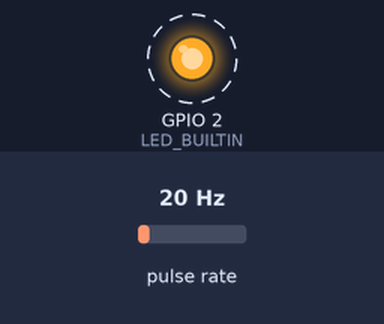
This sketch was run on a simulated ESP32. Parts: output pins drawn as LEDs (lit = HIGH). Wiring (inferred from the names in the program): pulse sensor: data GPIO 27. Dashed ring = blinking. The inputs (shaded band) are chosen by the test bench; at power-on: pulse rate 20 Hz. WiFi joins after 1.5 s; servers stay silent unless stated; random numbers use the default seed unless the sketch sets one; no MQTT or app messages arrive unless stated; what the sketch prints to the serial monitor is not drawn.

Above: at 2.0 s.
Timing chart, 0 to 6.1 s (numbered marks = the images above):
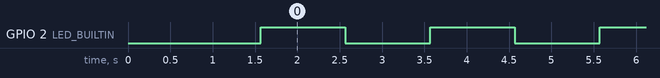

The sketch:

Out_MQTT_1.1.1.ino
```cpp
#include <WiFi.h>
#include <WiFiClientSecure.h>
#include <PubSubClient.h>

// -------------------- Pins --------------------
#define SENSOR      27
#define LED_BUILTIN  2

// -------------------- Wi-Fi Configuration --------------------
#define WIFI_SSID     "Dialog 4G 780"
#define WIFI_PASSWORD "40De7e62"

// -------------------- MQTT / HiveMQ Configuration --------------------
const char* mqtt_server   = "66791e6741b44aecb122ab7b59807177.s1.eu.hivemq.cloud";
const char* mqtt_username = "AquaSense";
const char* mqtt_password = "Aquasense@123@#";
const int   mqtt_port     = 8883;

// ==================== MQTT Topics ====================
// IMPORTANT: NETWORK_ID, ZONE_ID, DEVICE_ID must exactly match
// the inlet device. Both devices are part of the same monitoring node.
// =====================================================

#define NETWORK_ID  "home_01"
#define ZONE_ID     "bathroom_01"
#define DEVICE_ID   "pipe_01_outlet"

#define BASE        "aquasense/" NETWORK_ID "/" ZONE_ID "/" DEVICE_ID

// Outlet publishes to these topics
#define TOPIC_OUTLET_FLOW       BASE "/sensor/outlet/flow_rate"
#define TOPIC_OUTLET_TOTAL      BASE "/sensor/outlet/total_L"
#define TOPIC_OUTLET_HEARTBEAT  BASE "/sensor/outlet/heartbeat"

// -------------------- Root CA Certificate (ISRG Root X1) --------------------
static const char *root_ca PROGMEM = R"EOF(
-----BEGIN CERTIFICATE-----
MIIFazCCA1OgAwIBAgIRAIIQz7DSQONZRGPgu2OCiwAwDQYJKoZIhvcNAQELBQAw
TzELMAkGA1UEBhMCVVMxKTAnBgNVBAoTIEludGVybmV0IFNlY3VyaXR5IFJlc2Vh
cmNoIEdyb3VwMRUwEwYDVQQDEwxJU1JHIFJvb3QgWDEwHhcNMTUwNjA0MTEwNDM4
WhcNMzUwNjA0MTEwNDM4WjBPMQswCQYDVQQGEwJVUzEpMCcGA1UEChMgSW50ZXJu
ZXQgU2VjdXJpdHkgUmVzZWFyY2ggR3JvdXAxFTATBgNVBAMTDElTUkcgUm9vdCBY
MTCCAiIwDQYJKoZIhvcNAQEBBQADggIPADCCAgoCggIBAK3oJHP0FDfzm54rVygc
h77ct984kIxuPOZXoHj3dcKi/vVqbvYATyjb3miGbESTtrFj/RQSa78f0uoxmyF+
0TM8ukj13Xnfs7j/EvEhmkvBioZxaUpmZmyPfjxwv60pIgbz5MDmgK7iS4+3mX6U
A5/TR5d8mUgjU+g4rk8Kb4Mu0UlXjIB0ttov0DiNewNwIRt18jA8+o+u3dpjq+sW
T8KOEUt+zwvo/7V3LvSye0rgTBIlDHCNAymg4VMk7BPZ7hm/ELNKjD+Jo2FR3qyH
B5T0Y3HsLuJvW5iB4YlcNHlsdu87kGJ55tukmi8mxdAQ4Q7e2RCOFvu396j3x+UC
B5iPNgiV5+I3lg02dZ77DnKxHZu8A/lJBdiB3QW0KtZB6awBdpUKD9jf1b0SHzUv
KBds0pjBqAlkd25HN7rOrFleaJ1/ctaJxQZBKT5ZPt0m9STJEadao0xAH0ahmbWn
OlFuhjuefXKnEgV4We0+UXgVCwOPjdAvBbI+e0ocS3MFEvzG6uBQE3xDk3SzynTn
jh8BCNAw1FtxNrQHusEwMFxIt4I7mKZ9YIqioymCzLq9gwQbooMDQaHWBfEbwrbw
qHyGO0aoSCqI3Haadr8faqU9GY/rOPNk3sgrDQoo//fb4hVC1CLQJ13hef4Y53CI
rU7m2Ys6xt0nUW7/vGT1M0NPAgMBAAGjQjBAMA4GA1UdDwEB/wQEAwIBBjAPBgNV
HRMBAf8EBTADAQH/MB0GA1UdDgQWBBR5tFnme7bl5AFzgAiIyBpY9umbbjANBgkq
hkiG9w0BAQsFAAOCAgEAVR9YqbyyqFDQDLHYGmkgJykIrGF1XIpu+ILlaS/V9lZL
ubhzEFnTIZd+50xx+7LSYK05qAvqFyFWhfFQDlnrzuBZ6brJFe+GnY+EgPbk6ZGQ
3BebYhtF8GaV0nxvwuo77x/Py9auJ/GpsMiu/X1+mvoiBOv/2X/qkSsisRcOj/KK
NFtY2PwByVS5uCbMiogziUwthDyC3+6WVwW6LLv3xLfHTjuCvjHIInNzktHCgKQ5
ORAzI4JMPJ+GslWYHb4phowim57iaztXOoJwTdwJx4nLCgdNbOhdjsnvzqvHu7Ur
TkXWStAmzOVyyghqpZXjFaH3pO3JLF+l+/+sKAIuvtd7u+Nxe5AW0wdeRlN8NwdC
jNPElpzVmbUq4JUagEiuTDkHzsxHpFKVK7q4+63SM1N95R1NbdWhscdCb+ZAJzVc
oyi3B43njTOQ5yOf+1CceWxG1bQVs5ZufpsMljq4Ui0/1lvh+wjChP4kqKOJ2qxq
4RgqsahDYVvTH9w7jXbyLeiNdd8XM2w9U/t7y0Ff/9yi0GE44Za4rF2LN9d11TPA
mRGunUHBcnWEvgJBQl9nJEiU0Zsnvgc/ubhPgXRR4Xq37Z0j4r7g1SgEEzwxA57d
emyPxgcYxn/eR44/KJ4EBs+lVDR3veyJm+kXQ99b21/+jh5Xos1AnX5iItreGCc=
-----END CERTIFICATE-----
)EOF";

// -------------------- MQTT & WiFi Clients --------------------
WiFiClientSecure espClient;
PubSubClient     client(espClient);

// -------------------- Flow Variables --------------------
volatile byte  pulseCount       = 0;
byte           pulse1Sec        = 0;
float          flowRate         = 0.0;
unsigned int   flowMilliLitres  = 0;
unsigned long  totalMilliLitres = 0;
long           previousMillis   = 0;
int            interval         = 1000;
float          calibrationFactor = 6.5;

// -------------------- Heartbeat Variables --------------------
long previousHeartbeatMillis  = 0;
const int heartbeatInterval   = 1000;  // Send heartbeat every 1 second

// -------------------- ISR --------------------
void IRAM_ATTR pulseCounter() {
  pulseCount++;
}

// ==================== MQTT RECONNECT ====================
void reconnectMQTT() {
  while (!client.connected()) {
    Serial.print("Attempting MQTT connection...");

    String clientId = "ESP32-Outlet-";
    clientId += String(random(0xffff), HEX);

    if (client.connect(clientId.c_str(), mqtt_username, mqtt_password)) {
      Serial.println("✅ MQTT Connected");
    } else {
      Serial.print("❌ Failed, rc=");
      Serial.print(client.state());
      Serial.println(" — retrying in 5s");
      delay(5000);
    }
  }
}

// ==================== SETUP ====================
void setup() {
  Serial.begin(115200);
  pinMode(SENSOR, INPUT_PULLUP);
  pinMode(LED_BUILTIN, OUTPUT);
  attachInterrupt(digitalPinToInterrupt(SENSOR), pulseCounter, FALLING);

  WiFi.begin(WIFI_SSID, WIFI_PASSWORD);
  Serial.print("Connecting to Wi-Fi");
  while (WiFi.status() != WL_CONNECTED) {
    delay(500);
    Serial.print(".");
  }
  Serial.println("\n✅ Wi-Fi Connected — IP: " + WiFi.localIP().toString());

  espClient.setCACert(root_ca);
  client.setServer(mqtt_server, mqtt_port);
  client.setKeepAlive(60);
  client.setSocketTimeout(30);
  client.setBufferSize(512);

  Serial.println("✅ Setup complete — AquaSense Outlet Device Ready");
  Serial.println("📡 Publishing to: " BASE);
}

// ==================== MAIN LOOP ====================
void loop() {
  if (!client.connected()) reconnectMQTT();
  client.loop();

  long currentMillis = millis();

  // ── Flow calculation every 1 second ──────────────────────────────────────
  if (currentMillis - previousMillis > interval) {
    pulse1Sec  = pulseCount;
    pulseCount = 0;
    previousMillis = currentMillis;

    flowRate         = ((1000.0 / interval) * pulse1Sec) / calibrationFactor;
    flowMilliLitres  = (flowRate / 60) * 1000;
    totalMilliLitres += flowMilliLitres;

    char flowRateStr[16];
    char totalLStr[16];

    dtostrf(flowRate,                  6, 2, flowRateStr);
    dtostrf(totalMilliLitres / 1000.0, 6, 2, totalLStr);

    client.publish(TOPIC_OUTLET_FLOW,  flowRateStr);
    client.publish(TOPIC_OUTLET_TOTAL, totalLStr);

    digitalWrite(LED_BUILTIN, !digitalRead(LED_BUILTIN));

    Serial.print("Outlet Flow: "); Serial.print(flowRate, 2);
    Serial.print(" L/min | Total: "); Serial.print(totalMilliLitres / 1000.0, 2);
    Serial.println(" L");
  }

  // ── Heartbeat every 1 second ─────────────────────────────────────────────
  // Tells the inlet ESP32 this device is alive.
  // If inlet stops receiving this, leak detection is suppressed
  // to avoid falsely closing the valve when this device goes offline.
  if (currentMillis - previousHeartbeatMillis > heartbeatInterval) {
    previousHeartbeatMillis = currentMillis;
    client.publish(TOPIC_OUTLET_HEARTBEAT, "1");
  }
}
```

Measured:
- by itself, GPIO 2 (LED_BUILTIN): alternates HIGH for 1.0 s and LOW for 1.0 s
